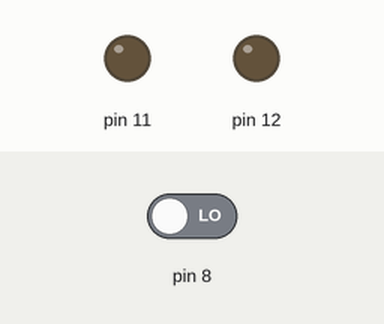
Simulated run of this sketch. Board: Arduino Uno, built with avr-gcc and run on an emulated ATmega328P. Parts: output pins drawn as LEDs (lit = HIGH). The test bench sets the inputs (shaded band); at power-on: pin 8 LOW.

Above: at 1.2 s.
1.3 s: pin 8 driven HIGH
At 2.3 s:
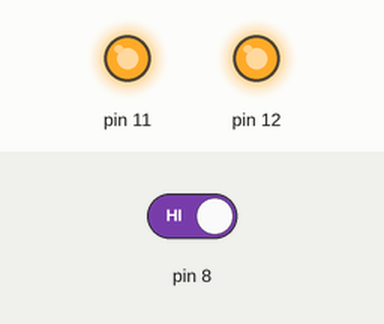
2.8 s: pin 8 driven LOW
At 3.5 s:
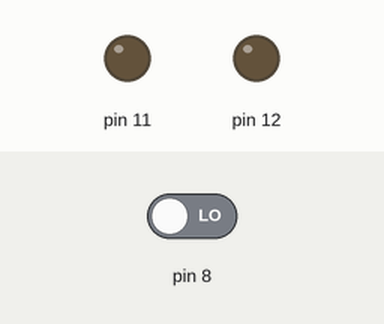
Timing chart, 0 to 5.8 s (numbered marks = the images above; inputs shaded):
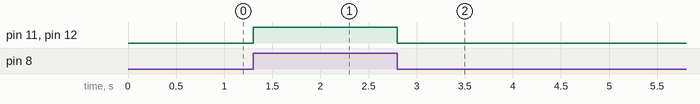

The sketch:

sketch.ino
```cpp
void setup() {
	pinMode(8, INPUT);
	pinMode(11, OUTPUT);
	pinMode(12, OUTPUT);
}
void quiet() {
	digitalWrite(12, LOW);
	digitalWrite(11, LOW);
	if(digitalRead(8) == HIGH && 1 == 1) { return noise(); }
	else { return quiet(); }
}
void noise() {
	digitalWrite(12, HIGH);
	digitalWrite(11, HIGH);
	if(digitalRead(8) == LOW && 1 == 1) { return quiet(); }
	else { return noise(); }
}
void loop() { return quiet(); }
```

Measured:
- after the input at 1.3 s, pin 11, pin 12: LOW → HIGH at once
- after the input at 2.8 s, pin 11, pin 12: HIGH → LOW at once
